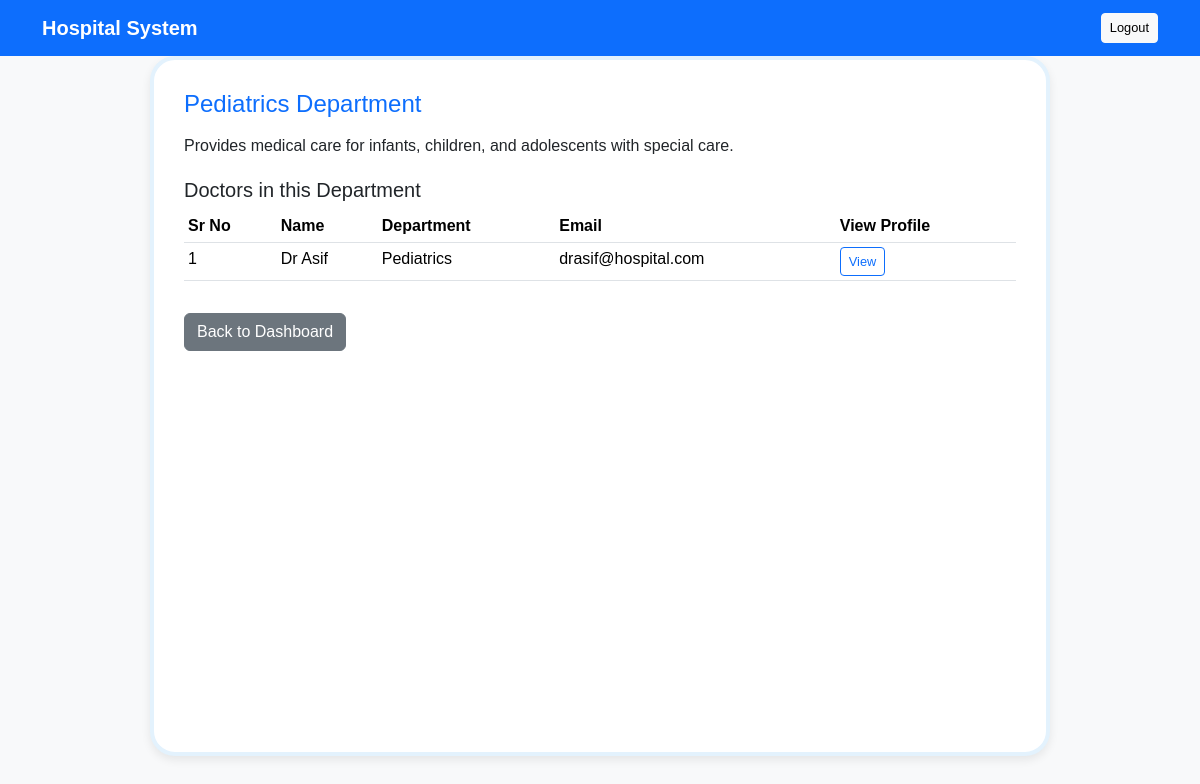
The page /department/1 (signed in) on the database its author committed.
### application/models.py (models this page shows)
class Department(db.Model):
    id = db.Column(db.Integer, primary_key=True)
    name = db.Column(db.String(100), nullable=False)
    details = db.Column(db.Text)

class Doctor(db.Model):
    id = db.Column(db.Integer, primary_key=True)
    name = db.Column(db.String(100), nullable=False)
    email = db.Column(db.String(100), unique=True)
    phone = db.Column(db.String(20), nullable=False)
    experience = db.Column(db.Integer)
    details = db.Column(db.Text)
    available_slots = db.Column(db.Text)  # Could store JSON string for slots
    department_id = db.Column(db.Integer, db.ForeignKey('department.id'))
    department = db.relationship('Department', backref='doctors')

### application/controllers.py (the view)
    @app.route('/department/<int:department_id>')
    def view_department(department_id):
        if 'role' not in session or session['role'] != 'patient':
            flash("Access denied!", "danger")
            return redirect(url_for('login'))
        department = Department.query.get_or_404(department_id)
        doctors = Doctor.query.filter_by(department_id=department.id).all()
        return render_template('department_detail.html', department=department, doctors=doctors)

### templates/department_detail.html (shortened to what this page needs)
<!DOCTYPE html>
<html lang="en">
<head>
    <link rel="stylesheet" href="/static/style.css">
    <link href="https://cdn.jsdelivr.net/npm/bootstrap@5.3.8/dist/css/bootstrap.min.css" rel="stylesheet">
</head>
<body>
<nav class="navbar navbar-expand-lg">
    <div class="container">
        <a class="navbar-brand" href="/patient/dashboard">Hospital System</a>
        <div class="ms-auto">
            <a href="/logout" class="btn btn-light btn-sm">Logout</a>
        </div>
    </div>
</nav>
<div id="main">
    <h4>{{ department.name }} Department</h4>
    <p>{{ department.details }}</p>
    <div class="table-section">
        <h5>Doctors in this Department</h5>
        <table class="table table-hover table-sm">
            <thead>
                <tr>
                    <th>Sr No</th>
                    <th>Name</th>
                    <th>Department</th>
                    <th>Email</th>
                    <th>View Profile</th>
                </tr>
            </thead>
            <tbody>
                {% for doctor in doctors %}
                <tr>
                    <td>{{ loop.index }}</td>
                    <td>{{ doctor.name }}</td>
                    <td>{{ doctor.department.name }}</td>
                    <td>{{ doctor.email }}</td>
                    <td>
                        {% if session['role'] == 'admin' %}
                            <a href="{{ url_for('admin_doctor_details', doctor_id=doctor.id) }}" class="btn btn-sm btn-outline-primary">View</a>
                        {% elif session['role'] == 'patient' %}
                            <a href="{{ url_for('patient_doctor_details', doctor_id=doctor.id) }}" class="btn btn-sm btn-outline-primary">View</a>
                        {% endif %}
                    </td>
                </tr>
                {% endfor %}
            </tbody>
        </table>
    </div>
        <a href="{% if session['role'] == 'admin' %}
                {{ url_for('admin_dashboard') }}
                {% else %}
                {{ url_for('patient_dashboard') }}
                {% endif %}"
        class="btn btn-secondary mt-3">Back to Dashboard
    </a>
</div>
</body>
</html>

### static/style.css (style rules this page uses)
#main { margin-top: 10px; max-width: 60%; margin: auto; height: 700px; }

### templates/department_detail.html (style rules this page uses)
body { background: #f8f9fa; font-family: Arial, sans-serif; }
.navbar { background: #0d6efd; }
.navbar-brand, .nav-link, .navbar-text { color: white !important; font-weight: 600; }
#main { padding: 30px; margin-top: 20px; max-width: 900px; margin: auto; border: 4px solid #e3f2fd; border-radius: 25px; background: white; box-shadow: 0 4px 10px rgba(0,0,0,0.08); }
h4 { color: #0d6efd; margin-bottom: 15px; }
.table-section { margin-top: 20px; }
.btn-sm { font-size: 0.8rem; }

### rows shown on the page
Department: name "Pediatrics", details "Provides medical care for infants, children, and adolescents with special care."
Doctor: name "Dr Asif", department.name "Pediatrics", email "drasif@hospital.com"
